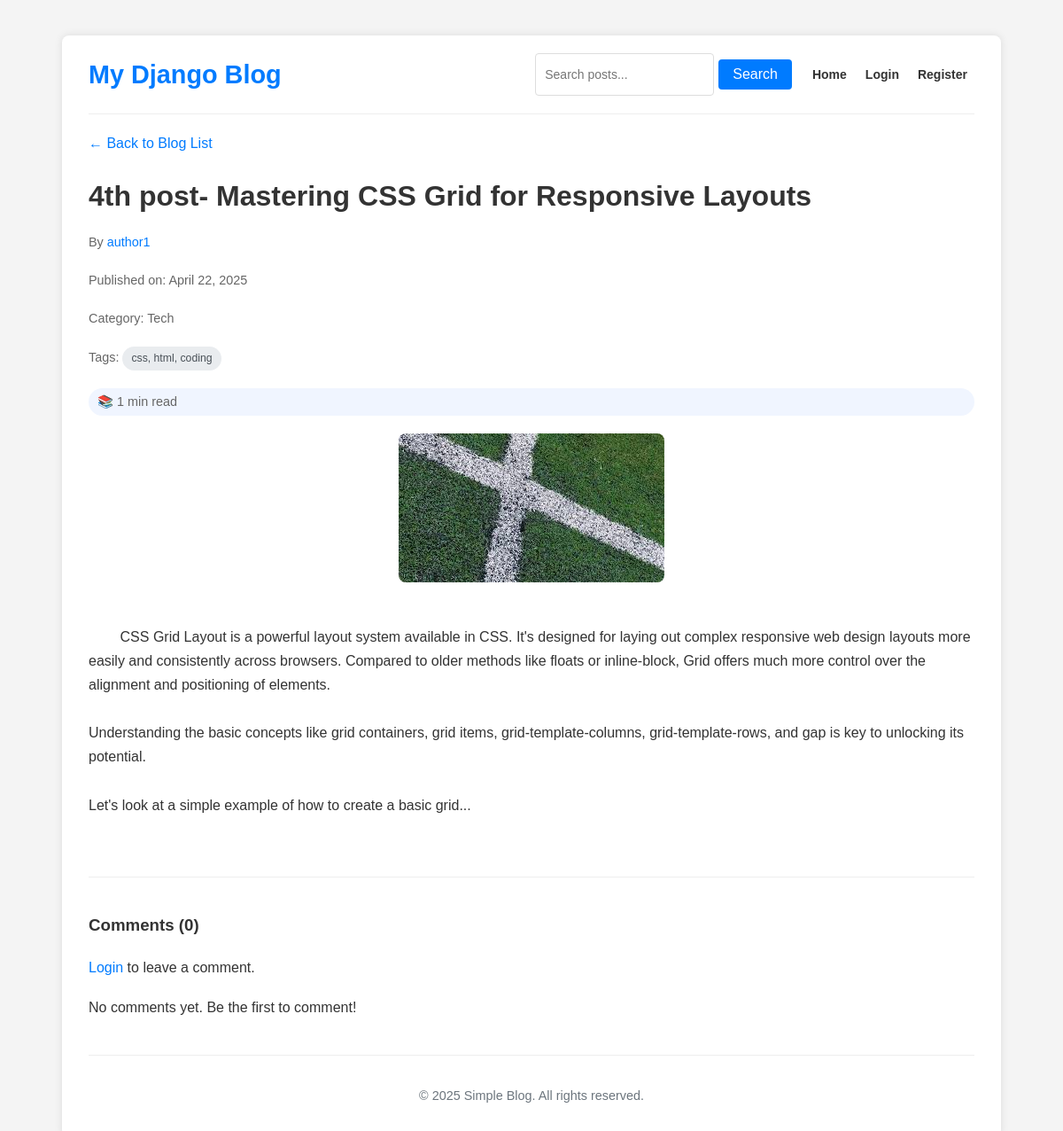
Page /post/4/ on the earlier database version.
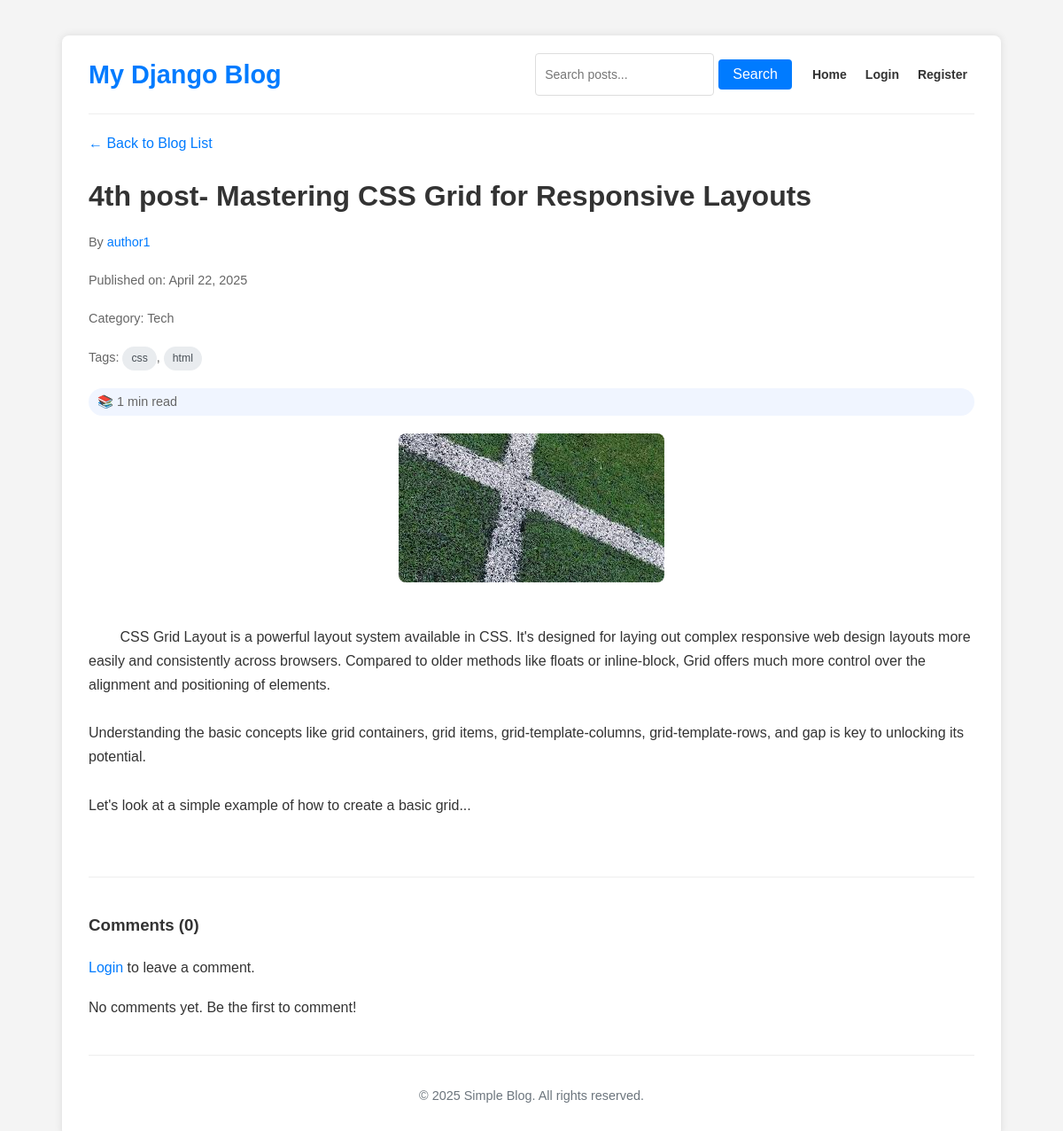
Same page on the later database version.
### blog/models.py (models this page shows, shortened)
class Tag(models.Model):
    name = models.CharField(max_length=50, unique=True)
    slug = models.SlugField(max_length=50, unique=True)
    class Meta:
        ordering = ['name']

### blog/views.py (the view, shortened to what this page needs)
# urls.py: path('post/<int:post_id>/', views.post_detail, name='post_detail'),
def post_detail(request, post_id):
    post = get_object_or_404(Post, pk=post_id)
    comments = post.comments.filter(parent=None, is_approved=True)
    new_comment = None
    comment_form = None
    related_posts = []
    if post.tags.exists():
        tag_ids = post.tags.values_list('id', flat=True)
        related_posts = Post.objects.filter(tags__in=tag_ids).exclude(id=post.id).distinct()[:3]
    context = {
        'post': post,
        'comments': comments,
        'comment_form': comment_form,
        'related_posts': related_posts,  # Add related posts based on tags
    }
    return render(request, 'blog/post_detail.html', context)

### blog/models.py (called while the page is built)
    @property
    def image_url(self):
        if self.image and hasattr(self.image, 'url'):
            return self.image.url
        return None # Or a default image URL

    def get_reading_time(self):
        word_count = len(self.content.split())
        reading_time_min = round(word_count / 200)
        if reading_time_min < 1:
            reading_time_min = 1
        return reading_time_min

### templates/blog/post_detail.html (shortened to what the changed rows need)
{% extends 'blog/base.html' %}
{% block content %}
<div class="post-detail">
    <nav>
        <p><a href="{% url 'post_list' %}">← Back to Blog List</a></p>
    </nav>
    <h1>{{ post.title }}</h1>
    {% if post.author %}
        <p class="post-meta">By <a href="{% url 'author_profile' post.author.username %}">{{ post.author.username }}</a></p>
    {% endif %}
    <p class="post-meta">Published on: {{ post.pub_date|date:"F j, Y" }}</p>
    {% if post.category %}
        <p class="post-meta">Category: {{ post.category.name }}</p>
    {% endif %}
    {% if post.tags.all %}
    <p class="post-meta">
        Tags:
        {% for tag in post.tags.all %}
            <a href="{% url 'tag_posts' tag.slug %}" class="tag">{{ tag.name }}</a>{% if not forloop.last %}, {% endif %}
        {% endfor %}
    </p>
    {% endif %}
    <p class="post-meta reading-time">📚 {{ post.get_reading_time }} min read</p>
    {% if post.image %}
        <img src="{{ post.image_url }}" alt="{{ post.title }}" class="post-image">
    {% endif %}
    <div class="post-content">
        {{ post.content|linebreaksbr }}
    </div>
    <div class="comments-section">
        <h3>Comments ({{ comments|length }})</h3>
        {% if user.is_authenticated %}
            <div class="comment-form">
                <h4>Leave a Comment</h4>
                <form method="post" action="{% url 'post_detail' post.id %}">
                    {% csrf_token %}
                    <input type="hidden" name="parent_id" id="parent_id" value="">
                    <div class="form-group">
                        {{ comment_form.content }}
                        {% for error in comment_form.content.errors %}
                            <div class="error-message">{{ error }}</div>
                        {% endfor %}
                    </div>
                    <button type="submit" class="btn">Submit Comment</button>
                </form>
            </div>
        {% else %}
            <p><a href="{% url 'login' %}?next={{ request.path }}">Login</a> to leave a comment.</p>
        {% endif %}
        <div class="comments-list">
        </div>
    </div>
</div>
{% endblock %}

Differences in the rows shown:
removed Tag: name "css, html, coding"
added Tag: name "css"
added Tag: name "html"
